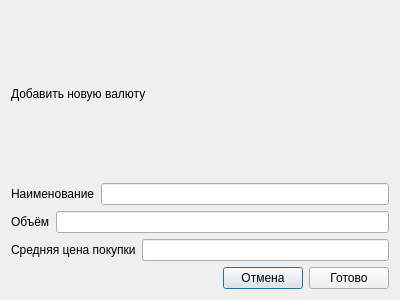
<?xml version="1.0" encoding="UTF-8"?>
<ui version="4.0">
 <class>AddCryptocoinDialog</class>
 <widget class="QDialog" name="AddCryptocoinDialog">
  <property name="geometry">
   <rect>
    <x>0</x>
    <y>0</y>
    <width>400</width>
    <height>300</height>
   </rect>
  </property>
  <property name="windowTitle">
   <string>Dialog</string>
  </property>
  <layout class="QVBoxLayout" name="verticalLayout">
   <item>
    <widget class="QLabel" name="textLabel">
     <property name="styleSheet">
      <string notr="true">color: black;</string>
     </property>
     <property name="text">
      <string>Добавить новую валюту</string>
     </property>
    </widget>
   </item>
   <item>
    <layout class="QHBoxLayout" name="horizontalLayout">
     <item>
      <widget class="QLabel" name="coinNameLabel">
       <property name="text">
        <string>Наименование</string>
       </property>
      </widget>
     </item>
     <item>
      <widget class="QLineEdit" name="coinNameLineEdit"/>
     </item>
    </layout>
   </item>
   <item>
    <layout class="QHBoxLayout" name="horizontalLayout_2">
     <item>
      <widget class="QLabel" name="volumeLabel">
       <property name="text">
        <string>Объём</string>
       </property>
      </widget>
     </item>
     <item>
      <widget class="QLineEdit" name="volumeLineEdit"/>
     </item>
    </layout>
   </item>
   <item>
    <layout class="QHBoxLayout" name="horizontalLayout_3">
     <item>
      <widget class="QLabel" name="avgBuyPriceLabel">
       <property name="text">
        <string>Средняя цена покупки</string>
       </property>
      </widget>
     </item>
     <item>
      <widget class="QLineEdit" name="avgBuyPriceLineEdit"/>
     </item>
    </layout>
   </item>
   <item>
    <layout class="QHBoxLayout" name="horizontalLayout_4">
     <item>
      <spacer name="horizontalSpacer">
       <property name="orientation">
        <enum>Qt::Orientation::Horizontal</enum>
       </property>
       <property name="sizeHint" stdset="0">
        <size>
         <width>40</width>
         <height>20</height>
        </size>
       </property>
      </spacer>
     </item>
     <item>
      <widget class="QPushButton" name="cancelButton">
       <property name="text">
        <string>Отмена</string>
       </property>
      </widget>
     </item>
     <item>
      <widget class="QPushButton" name="okButton">
       <property name="text">
        <string>Готово</string>
       </property>
      </widget>
     </item>
    </layout>
   </item>
  </layout>
 </widget>
 <resources/>
 <connections/>
</ui>
